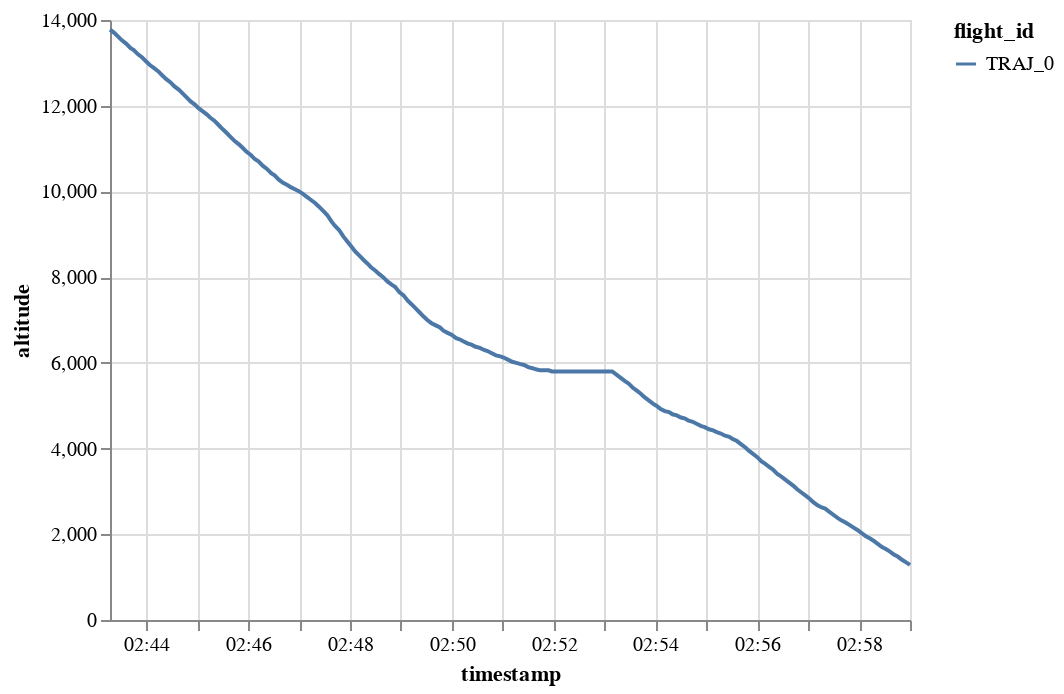

Notebook cell for this chart:
### Code cell
traffic[0].chart().encode(alt.Y("altitude"), alt.X("timestamp"), alt.Color("flight_id"))

### Figure 1 — Vega-Lite specification as saved in the notebook (floating-point values rounded to 4 significant figures; data arrays with more than 128 entries replaced by an {"elided": "..."} marker saying what was removed)
{"config": {"view": {"continuousWidth": 400, "continuousHeight": 300}}, "data": {"name": "data-a5887a4693f5d8caedf2f5dc379f0344"}, "mark": "line", "encoding": {"color": {"type": "nominal", "field": "flight_id"}, "x": {"type": "temporal", "field": "timestamp"}, "y": {"type": "quantitative", "field": "altitude"}}, "$schema": "https://vega.github.io/schema/vega-lite/v4.8.1.json", "datasets": {"data-a5887a4693f5d8caedf2f5dc379f0344": {"elided": "200 records"}}}
